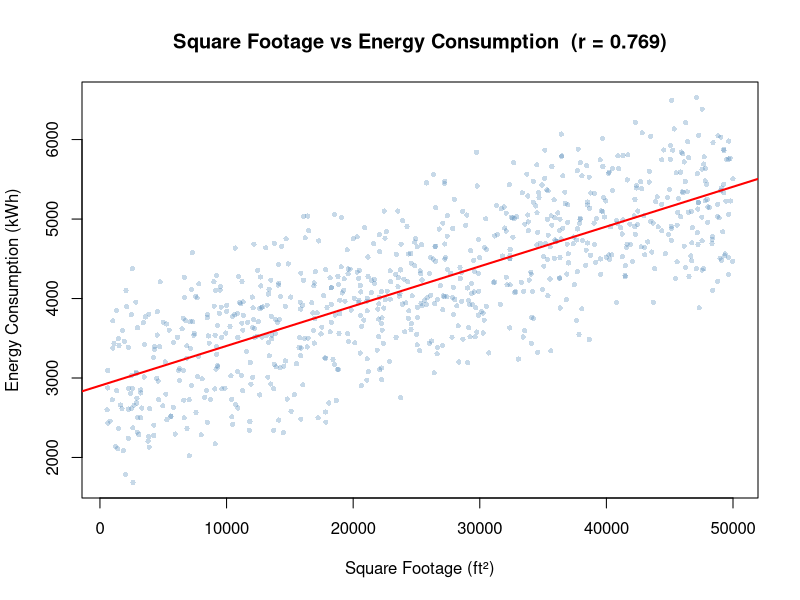
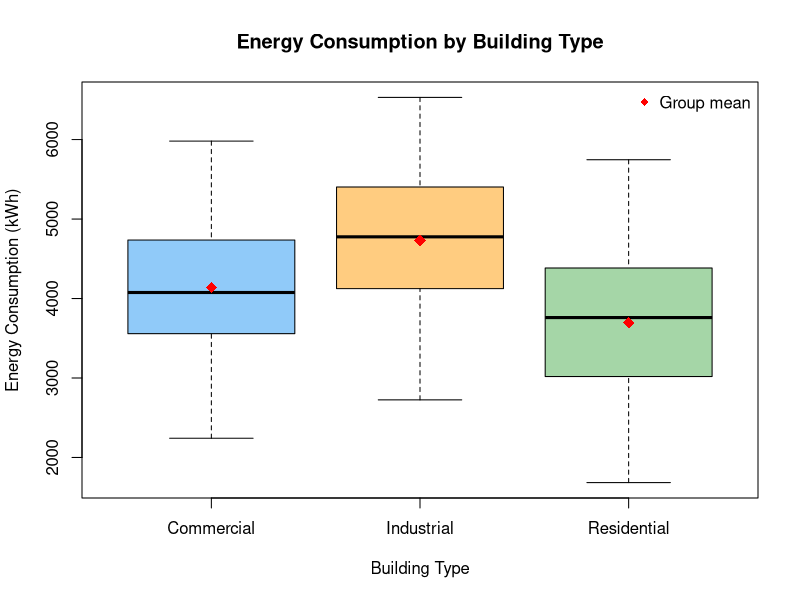
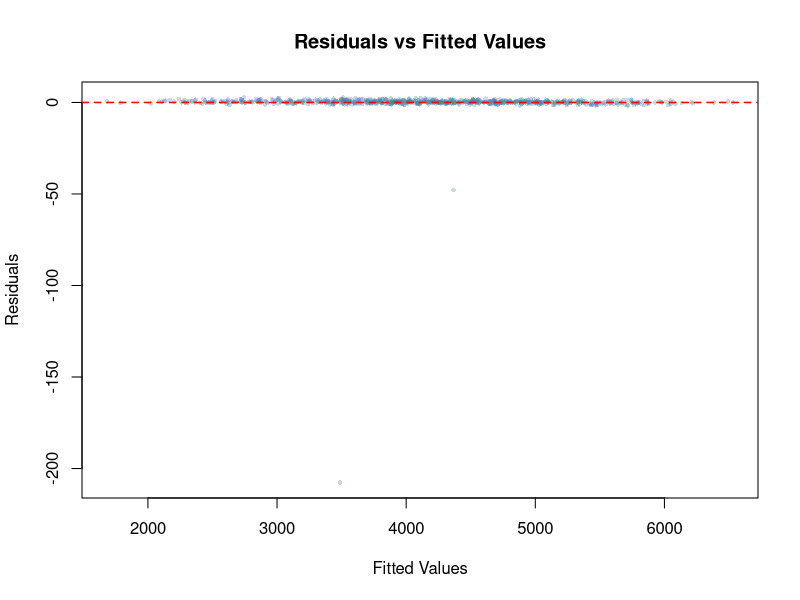

R code for these plots, in order:
# -------------------------------------------------------
# Energy Consumption Prediction
# -------------------------------------------------------

library(MASS)
library(car)
library(lmtest)

set.seed(79970)

# -------------------------------------------------------
# 1. Load Data
# -------------------------------------------------------

train <- read.csv("student_train_energy.csv", stringsAsFactors = FALSE)
test  <- read.csv("student_test_energy.csv",  stringsAsFactors = FALSE)

# Quick sanity check - just printing dimensions and a summary to see what we're working with
cat("Training set:", nrow(train), "rows,", ncol(train), "columns\n")
cat("Test set:    ", nrow(test),  "rows,", ncol(test),  "columns\n")
summary(train)
cat("Missing values per column:\n")
print(colSums(is.na(train)))

# -------------------------------------------------------
# 2. Data Cleaning
# -------------------------------------------------------

# The temperature column is stored as a string like "29.84 C" which R can't do
# math with, so I need to strip the " C" and parse it as a number
train$Temp <- as.numeric(gsub(" C", "", train$Average.Temperature))
test$Temp  <- as.numeric(gsub(" C", "", test$Average.Temperature))

# Square Footage outliers
# - 4 rows have SF > 500,000 (up to 455 million ft²) -> impossible, remove them
# - 1 row has negative SF -> Square Meters is correct, impute SF from SM / 0.092903
# - Square Meters = Square Footage x 0.092903 always (r = 1.0), so it is redundant -> dropped

train$SF <- train$Square.Footage
train$SF[train$Square.Footage < 0] <- round(train$Square.Meters[train$Square.Footage < 0] / 0.092903)
train <- train[train$Square.Footage <= 500000, ]   # removes 4 corrupted rows -> 796 rows remain

test$SF <- test$Square.Footage
test$SF[test$Square.Footage < 0] <- round(test$Square.Meters[test$Square.Footage < 0] / 0.092903)

cat("\nRows after cleaning:", nrow(train), "\n")

# One occupant value is missing - using the median since it's just a single row
# and the median is less sensitive to skew than the mean
train$Number.of.Occupants[is.na(train$Number.of.Occupants)] <- median(train$Number.of.Occupants, na.rm = TRUE)

# Collapse Day of Week into a binary Weekday/Weekend variable.
# I noticed there were 3 rows labelled "Monday" which should probably be "Weekday",
# so this factoring takes care of that inconsistency too.
train$DayType <- factor(ifelse(train$Day.of.Week == "Weekend", "Weekend", "Weekday"))
test$DayType  <- factor(ifelse(test$Day.of.Week  == "Weekend", "Weekend", "Weekday"),
                        levels = levels(train$DayType))

# Set Commercial as the reference level for Building Type so the other
# two categories (Industrial, Residential) get interpreted relative to it
train$BuildingType <- factor(train$Building.Type, levels = c("Commercial", "Industrial", "Residential"))
test$BuildingType  <- factor(test$Building.Type,  levels = levels(train$BuildingType))

# Center temperature around its mean. This matters when I add a Temp^2 term later
# because without centering the VIF for Temp and Temp^2 jumps to ~48,
# which makes the coefficients unstable. After centering it stays below 1.01.
temp_mean   <- mean(train$Temp)
train$Temp_c <- train$Temp - temp_mean
train$Temp_c_sq <- train$Temp_c^2
test$Temp_c  <- test$Temp - temp_mean
test$Temp_c_sq <- test$Temp_c^2

# -------------------------------------------------------
# 3. Exploratory Data Analysis
# -------------------------------------------------------

cat("\n--- Energy Consumption summary ---\n")
print(summary(train$Energy.Consumption))

cat("\n--- Mean energy by Building Type ---\n")
print(tapply(train$Energy.Consumption, train$BuildingType,
             function(x) round(c(mean = mean(x), sd = sd(x)), 1)))

cat("\n--- Mean energy by Day Type ---\n")
print(tapply(train$Energy.Consumption, train$DayType,
             function(x) round(c(mean = mean(x), sd = sd(x)), 1)))

cat("\n--- Correlations with Energy Consumption ---\n")
num_cols <- train[, c("SF", "Number.of.Occupants", "Appliances.Used", "Temp", "Energy.Consumption")]
print(round(cor(num_cols), 3))

# -------------------------------------------------------
# 4. Plots
# -------------------------------------------------------

# Plot 1: Square Footage vs Energy Consumption (shows the key linear relationship)
plot(train$SF, train$Energy.Consumption,
     pch = 16, col = adjustcolor("steelblue", 0.3), cex = 0.7,
     xlab = "Square Footage (ft²)",
     ylab = "Energy Consumption (kWh)",
     main = "Square Footage vs Energy Consumption  (r = 0.769)")
abline(lm(Energy.Consumption ~ SF, data = train), col = "red", lwd = 2)

# Plot 2: Energy Consumption by Building Type
boxplot(Energy.Consumption ~ BuildingType, data = train,
        col = c("#90CAF9", "#FFCC80", "#A5D6A7"),
        xlab = "Building Type",
        ylab = "Energy Consumption (kWh)",
        main = "Energy Consumption by Building Type",
        outline = FALSE)
means <- tapply(train$Energy.Consumption, train$BuildingType, mean)
points(1:3, means, pch = 18, col = "red", cex = 1.5)
legend("topright", legend = "Group mean", pch = 18, col = "red", bty = "n")

# Plot 3: Residuals vs Fitted (model diagnostics)
final_for_plot <- lm(Energy.Consumption ~ SF + Number.of.Occupants + Appliances.Used +
                       Temp_c + BuildingType + DayType, data = train)
plot(fitted(final_for_plot), residuals(final_for_plot),
     pch = 16, col = adjustcolor("steelblue", 0.3), cex = 0.6,
     xlab = "Fitted Values",
     ylab = "Residuals",
     main = "Residuals vs Fitted Values")
abline(h = 0, col = "red", lwd = 1.5, lty = 2)

# -------------------------------------------------------
# 5. Train / Validation Split (80% / 20%)
# -------------------------------------------------------

# Randomly hold out 20% of training data to evaluate models
# before ever touching the test set
val_idx   <- sample(nrow(train), round(0.2 * nrow(train)))
val_set   <- train[val_idx, ]
train_set <- train[-val_idx, ]

rmse <- function(actual, pred) sqrt(mean((actual - pred)^2))

cat("\nTraining rows:", nrow(train_set), "| Validation rows:", nrow(val_set), "\n")

# -------------------------------------------------------
# 6. Model Comparison
# -------------------------------------------------------

# Model 1: All predictors, linear temperature
m1 <- lm(Energy.Consumption ~ SF + Number.of.Occupants + Appliances.Used +
           Temp_c + BuildingType + DayType, data = train_set)

# Model 2: Without DayType (to test its importance)
m2 <- lm(Energy.Consumption ~ SF + Number.of.Occupants + Appliances.Used +
           Temp_c + BuildingType, data = train_set)

# Model 3: Add quadratic temperature term
m3 <- lm(Energy.Consumption ~ SF + Number.of.Occupants + Appliances.Used +
           Temp_c + Temp_c_sq + BuildingType + DayType, data = train_set)

# Validation RMSE for each model
r1 <- rmse(val_set$Energy.Consumption, predict(m1, val_set))
r2 <- rmse(val_set$Energy.Consumption, predict(m2, val_set))
r3 <- rmse(val_set$Energy.Consumption, predict(m3, val_set))

cat("\n--- 80/20 Validation RMSE ---\n")
cat("Model 1 (baseline):      ", round(r1, 3), "\n")
cat("Model 2 (no DayType):    ", round(r2, 3), "\n")
cat("Model 3 (+ Temp squared):", round(r3, 3), "\n")

# 5-fold Cross-Validation - I re-center temperature inside each fold
# using only the fold's training data to avoid data leakage
folds  <- sample(rep(1:5, length.out = nrow(train)))
cv_res <- matrix(NA, 5, 3, dimnames = list(paste0("Fold", 1:5),
                                           c("M1", "M2", "M3")))
for (k in 1:5) {
  tr <- train[folds != k, ]
  va <- train[folds == k, ]
  tmc   <- mean(tr$Temp)
  tr$Tc <- tr$Temp - tmc
  va$Tc <- va$Temp - tmc
  k1 <- lm(Energy.Consumption ~ SF + Number.of.Occupants + Appliances.Used +
             Tc + BuildingType + DayType, data = tr)
  k2 <- lm(Energy.Consumption ~ SF + Number.of.Occupants + Appliances.Used +
             Tc + BuildingType, data = tr)
  k3 <- lm(Energy.Consumption ~ SF + Number.of.Occupants + Appliances.Used +
             Tc + I(Tc^2) + BuildingType + DayType, data = tr)
  cv_res[k, 1] <- rmse(va$Energy.Consumption, predict(k1, va))
  cv_res[k, 2] <- rmse(va$Energy.Consumption, predict(k2, va))
  cv_res[k, 3] <- rmse(va$Energy.Consumption, predict(k3, va))
}

cat("\n--- 5-Fold CV Mean RMSE ---\n")
print(round(colMeans(cv_res), 3))

cat("\nSelected model: Model 1\n")
cat("Reason: lowest validation RMSE, all predictors significant, simplest.\n")
cat("        Model 2 RMSE much higher -> DayType is essential.\n")
cat("        Model 3 Temp^2 not significant (p > 0.1) -> no improvement.\n")

# -------------------------------------------------------
# 7. Final Model
# -------------------------------------------------------

# Retrain Model 1 on the full 796 clean rows now that we've decided on it
final_model <- lm(Energy.Consumption ~ SF + Number.of.Occupants + Appliances.Used +
                    Temp_c + BuildingType + DayType, data = train)

cat("\n--- Final Model Summary ---\n")
print(summary(final_model))

cat("\nVIF:\n")
print(round(vif(final_model), 2))

# Diagnostics
cat("\nShapiro-Wilk test:\n")
print(shapiro.test(sample(residuals(final_model), 200)))

cat("\nBreusch-Pagan test:\n")
print(bptest(final_model))

# -------------------------------------------------------
# 8. Predict and Save
# -------------------------------------------------------

predictions <- predict(final_model, newdata = test)

cat("\n--- Test Predictions Summary ---\n")
print(summary(predictions))
cat("Number of predictions:", length(predictions), "\n")

output <- data.frame(Y = round(predictions, 4))
write.csv(output, "79970_prediction.csv", row.names = FALSE, quote = FALSE)
cat("\nSaved: 79970_prediction.csv\n")
